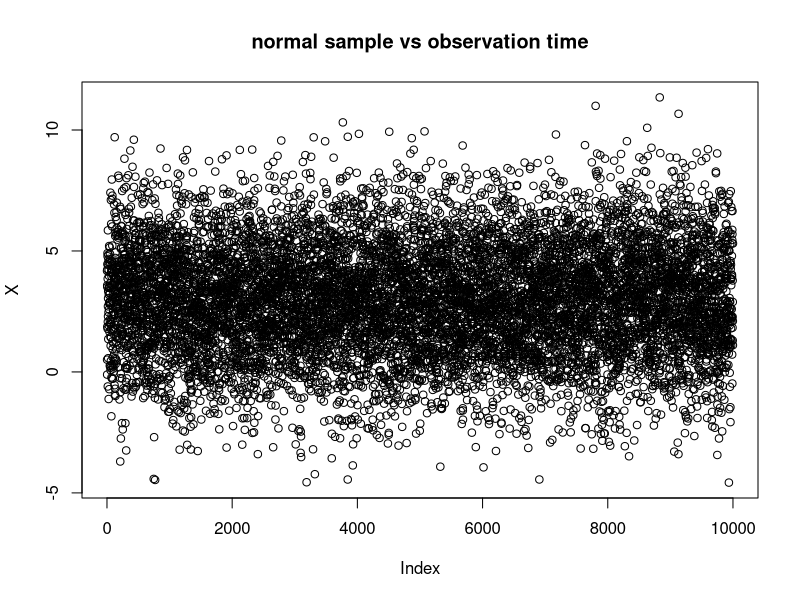
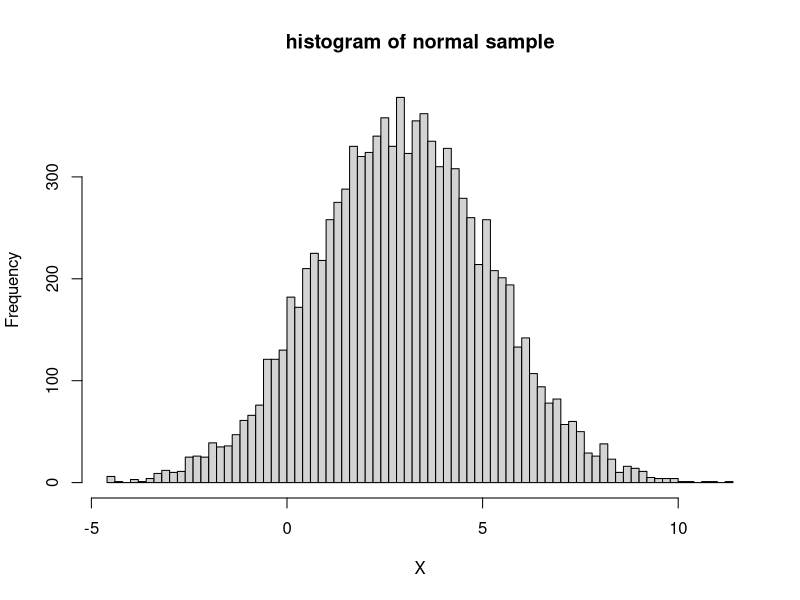
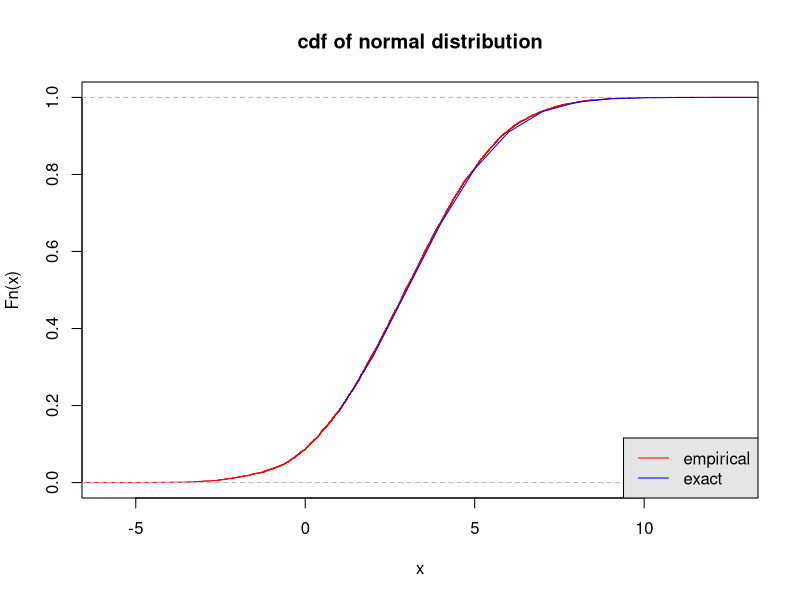
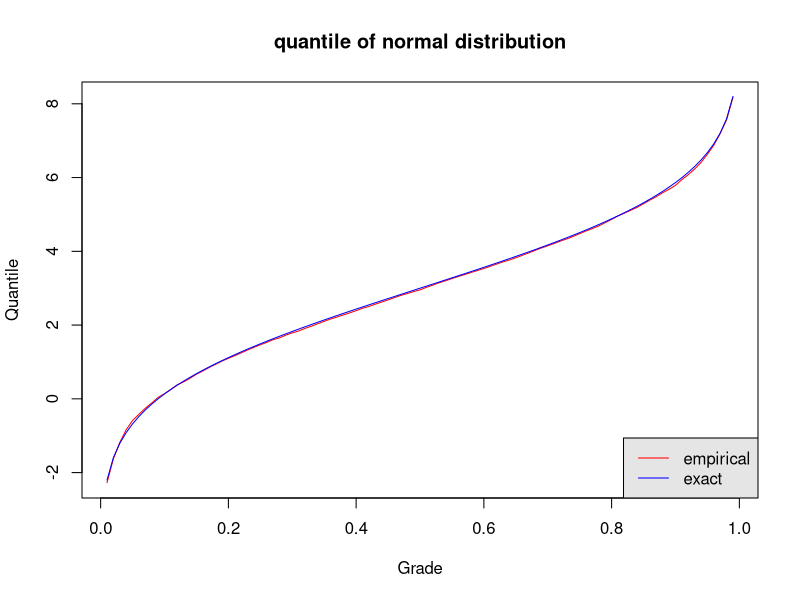

The R script that drew these images, in order:
#' This script simulate univariate normal variables, as described in  
#' A. Meucci, "Risk and Asset Allocation", Springer, 2005,  Chapter 1.
#'
#' @references
#' A. Meucci - "Exercises in Advanced Risk and Portfolio Management" \url{http://symmys.com/node/170},
#' "E 23- Simulation of univariate random normal variable".
#'
#' See Meucci's script for "S_NormalSample.m"
#'
#' @author Xavier Valls \email{xaviervallspla@@gmail.com}

##################################################################################################################
### Input parameters
nSim   = 10000;
mu     = 3;
sigma2 = 5;

##################################################################################################################
### Generate normal sample with above parameters
sigma = sqrt( sigma2 );
X = rnorm( nSim, mu, sigma);

##################################################################################################################
### Plot the sample# plot over time
dev.new();
plot( X, main = "normal sample vs observation time" );


##################################################################################################################
### Plot the histogram
dev.new();
NumBins = round( 10 * log( nSim ) );
hist( X, NumBins, main = "histogram of normal sample" );

##################################################################################################################
### Compare empirical with exact cdfs

# plot empirical cdf
dev.new();

f = ecdf( X );
plot( f, col = "red", main = "cdf of normal distribution" );

# plot exact cdf
F = pnorm( 1:10000, mu, sigma );
lines ( 1:10000, F, col = "blue" );
legend( "bottomright", 1.9, c("empirical", "exact"), col = c("red", "blue"), lty = 1, bg = "gray90" );

##################################################################################################################
### Compare empirical and exact quantiles

# plot empirical quantile
dev.new();
u = seq( 0.01, 0.99, 0.01 ); # range of quantiles (values between zero and one)
q = quantile( X, u );
plot( u, q, type = "l", xlab="Grade", ylab="Quantile",  lty = 1, col = "red",  main = "quantile of normal distribution" );

# plot exact quantile
Q = qnorm( u, mu, sigma );
lines( u, Q, type = "l", lty = 1, col = "blue" );
legend( "bottomright", 1.9, c( "empirical", "exact" ), col = c( "red", "blue" ), lty = 1, bg = "gray90" );
